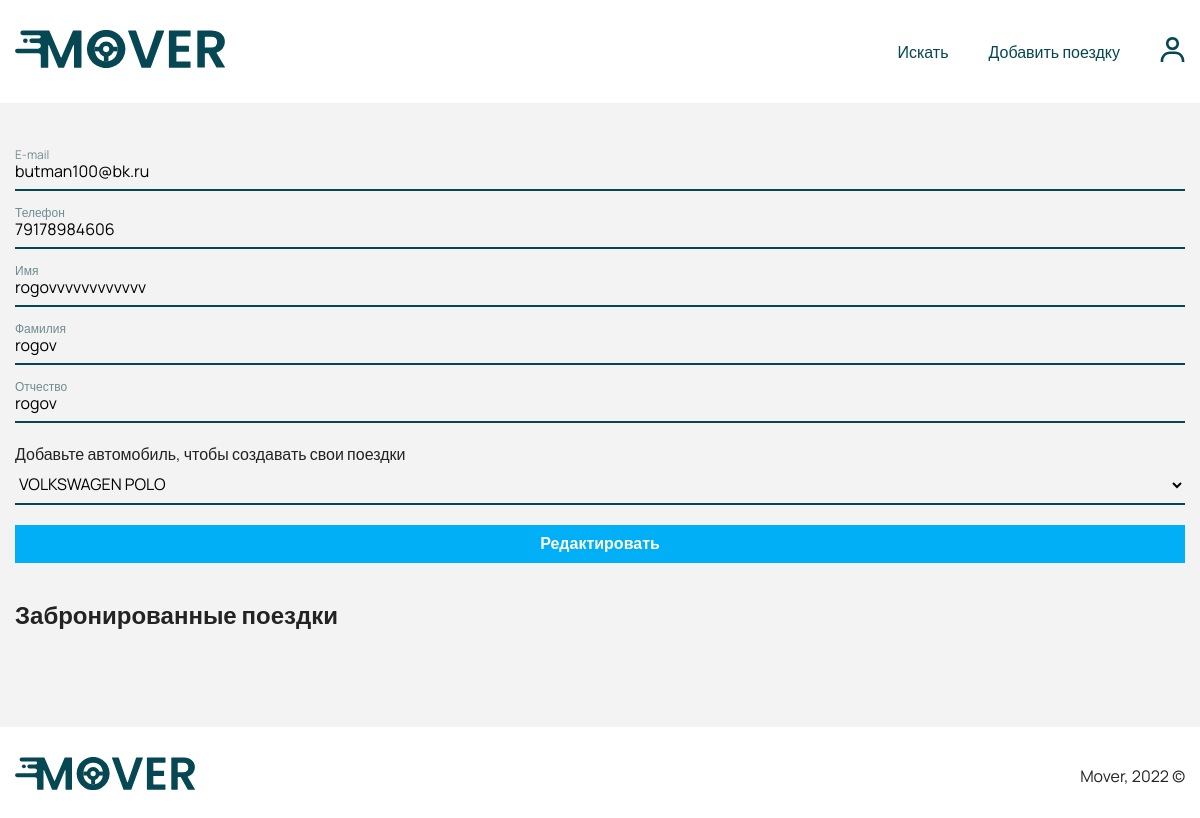
The page /profile.php (signed in) on the database its author committed.
### tables this page shows
CREATE TABLE `users` (
  `id` int(11) NOT NULL,
  `email` varchar(255) DEFAULT NULL,
  `password` varchar(255) DEFAULT NULL,
  `phone` varchar(255) DEFAULT NULL,
  `first_name` varchar(255) DEFAULT NULL,
  `last_name` varchar(255) DEFAULT NULL,
  `mid_name` varchar(255) DEFAULT NULL,
  `photo_url` varchar(255) DEFAULT 'user.svg',
  `rides` int(11) DEFAULT '0',
  `rating` double DEFAULT NULL,
  `car_id` int(11) DEFAULT NULL,
  `role_id` int(11) DEFAULT '1',
  `created_at` timestamp NULL DEFAULT CURRENT_TIMESTAMP
);

CREATE TABLE `cars` (
  `id` int(11) NOT NULL,
  `name` varchar(255) DEFAULT NULL
);

### app/QueryDataBase.php (called while the page is built, shortened)
<?php
class QueryDataBase
{
    protected $link;
    private function connect(): void
    {
        try {
            $host = "localhost";
            $dbname = "mover_db";
            $username = "root";
            $password = "";
            $dsn = "mysql:host=$host;dbname=$dbname;charset=utf8;";
        } catch (PDOException $err) {
            die("Ошибка выполнения скрипта: " . $err->getMessage());
        }
    }
    public function query(string $sql)
    {
        $statement = $this->getLink()->prepare($sql);
        $statement->execute();
        return $statement;
    }
    public function getAllData(string $table): array
    {
        return $this->query("SELECT * FROM `{$table}`")->fetchAll(PDO::FETCH_ASSOC);
    }
    public function getLink()
    {
        return $this->link;
    }
    public function setLink($link): QueryDataBase
    {
        $this->link = $link;
        return $this;
    }
}

### app/models/User.php (called while the page is built, shortened)
<?php
function getUserById($id) {
    global $database;
    $result = $database->getLink()->query("SELECT * FROM `users` WHERE `id` =" . $id)->fetch(PDO::FETCH_ASSOC);
    return $result;
}

### profile.php (the view, shortened to what this page needs)
<?php
require('app/QueryDataBase.php');
$database = new QueryDataBase();
require('app/models/User.php');
if (empty($_GET['id'])) {
    $user = getUserById($_SESSION['id']);
} else {
    $user = getUserById($_GET['id']);
}
?>
<!doctype html>
<html lang="en">
<head>
    <?php require('app/snippets/head.php') ?>
</head>
<body>
<?php require('app/snippets/header.php'); ?>
<section class="section section-single profile">
    <div class="container">
        <div class="section-content profile-content">
            <div class="grid profile-grid">
                <?php if ($_SESSION['id'] == $user['id']): ?>
                    <form action="app/actions/updateUser.action.php" class="profile-form" method="post" name="updUser">
                        <div class="login-wrapper">
                            <div class="form__group">
                                <input type="input" class="input form__input" name="profileEmail" id="profileEmail"
                                       placeholder=" " value="<?php echo $user['email']; ?>">
                                <label for="profileEmail" class="form__label">E-mail</label>
                            </div>
                            <div class="form__group">
                                <input type="input" class="input form__input" name="profilePhone" id="profilePhone"
                                       placeholder=" " value="<?php echo $user['phone']; ?>">
                                <label for="profilePhone" class="form__label">Телефон</label>
                            </div>
                            <div class="form__group">
                                <input type="input" class="input form__input" name="profileFirst" id="profileFirst"
                                       placeholder=" " value="<?php echo $user['first_name']; ?>">
                                <label for="profileFirst" class="form__label">Имя</label>
                            </div>
                            <div class="form__group">
                                <input type="input" class="input form__input" name="profileLast" id="profileLast"
                                       placeholder=" " value="<?php echo $user['last_name']; ?>">
                                <label for="profileLast" class="form__label">Фамилия</label>
                            </div>
                            <div class="form__group">
                                <input type="input" class="input form__input" name="profileMid" id="profileMid"
                                       placeholder=" " value="<?php echo $user['mid_name']; ?>">
                                <label for="profileMid" class="form__label">Отчество</label>
                            </div>
                            <div class="form__group">
                                <?php $cars = $database->getAllData("cars"); ?>
                                Добавьте автомобиль, чтобы создавать свои поездки
                                <select name="profileCar" id="profileCar" class="input form__input">
                                    <?php foreach ($cars as $car): ?>
                                        <option <?php if ($car['id'] == $user['car_id']): ?> selected <?php endif; ?>
                                                value="<?php echo $car['id']; ?>"><?php echo $car['name']; ?></option>
                                    <?php endforeach; ?>
                                </select>
                            </div>
                            <button class="button profile__button" type="submit">Редактировать</button>
                        </div>
                    </form>
                <?php endif; ?>
                <div class="coming">
                    <h2 class="section__title coming__title">Забронированные поездки</h2>
                </div>
            </div>
        </div>
    </div>
</section>
<footer class="footer">
    <div class="container">
        <div class="footer-content">
            <div class="footer-logo">
                <img src="assets/images/icons/logo.svg" alt="logo" class="logo">
            </div>
            <p class="footer__text">Mover, 2022 &copy;</p>
        </div>
    </div>
</footer>
</body>
</html>

### assets/css/style.css (style rules this page uses)
*, *:after, *:before { margin: 0; padding: 0; -webkit-box-sizing: border-box; box-sizing: border-box; }
:root { --green-color: rgb(5, 71, 82); --blue-color: rgb(0, 175, 245); --grey-color: rgb(112, 140, 145); --text-color: #232323; --border-radius: 5px; --font-size: 16px; --font-fam: "Manrope", sans-serif; }
::placeholder { font-family: var(--font-fam); }
body { font-family: var(--font-fam); color: var(--text-color); }
.container { max-width: 1300px; margin: 0 auto; padding: 0 15px; }
.section { padding: 50px 0; background-color: #f3f3f3; }
.section-single { min-height: 78vh; }
.input { padding: 12px 15px; max-height: 42px; border: none; border-radius: var(--border-radius); outline: none; -webkit-transition: all 0.2s ease-in-out; transition: all 0.2s ease-in-out; }
.form__group { position: relative; }
.form__input { font-family: inherit; width: 100%; border: 0; border-bottom: 2px solid var(--green-color); outline: 0; border-radius: 0; font-size: 16px; padding: 7px 0; background: transparent; }
.form__input::placeholder { color: transparent; }
.form__label { position: absolute; top: -7px; display: block; -webkit-transition: 0.2s; transition: 0.2s; font-size: 12px; color: var(--grey-color); cursor: text; }
.button { border: none; background-color: var(--blue-color); cursor: pointer; color: white; font-weight: 700; font-size: 16px; }
.grid { display: -ms-grid; display: grid; }
.footer-content { display: -webkit-box; display: -ms-flexbox; display: flex; -webkit-box-orient: horizontal; -webkit-box-direction: normal; -ms-flex-direction: row; flex-direction: row; -webkit-box-pack: justify; -ms-flex-pack: justify; justify-content: space-between; -webkit-box-align: center; -ms-flex-align: center; align-items: center; padding: 30px 0; }
.footer-content .logo { width: 60%; }
.login-wrapper { display: -webkit-box; display: -ms-flexbox; display: flex; -webkit-box-orient: vertical; -webkit-box-direction: normal; -ms-flex-direction: column; flex-direction: column; gap: 20px; }
.profile .coming__title { margin: 35px 0 15px; }
.profile__button { padding: 10px 0; }

### rows shown on the page
users: profileEmail "butman100@bk.ru", profilePhone "79178984606", profileFirst "rogovvvvvvvvvvvv", profileLast "rogov", profileMid "rogov", profileCar "VOLKSWAGEN POLO"
